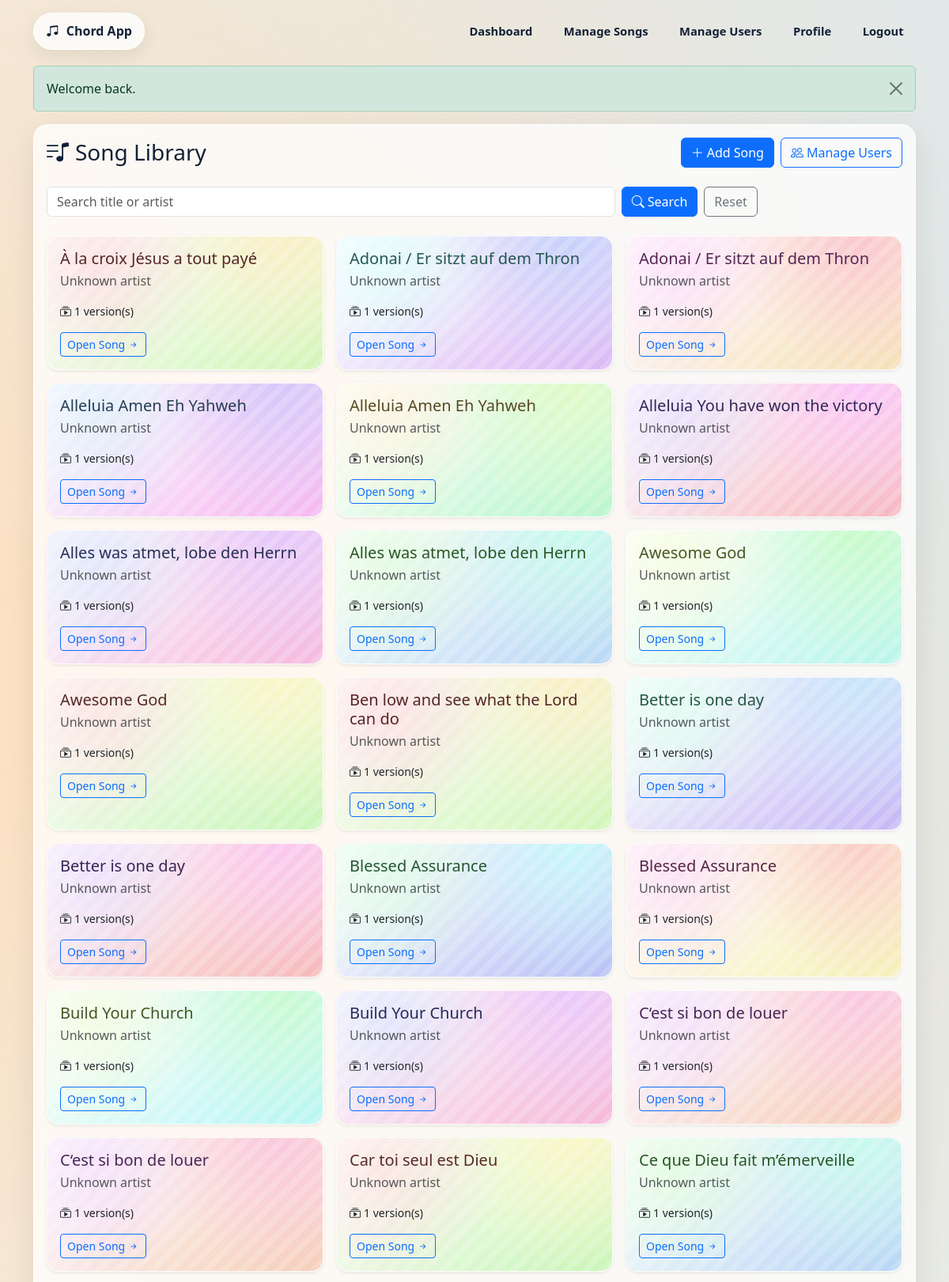
/ (signed in, upper part), run on the app's committed database.
### tables this page shows
CREATE TABLE IF NOT EXISTS songs (
    id INT UNSIGNED AUTO_INCREMENT PRIMARY KEY,
    title VARCHAR(255) NOT NULL,
    artist VARCHAR(255) DEFAULT '',
    audio_url VARCHAR(500) DEFAULT '',
    song_key VARCHAR(50) DEFAULT '',
    tuning VARCHAR(100) DEFAULT 'Standard (E A D G B E)',
    difficulty VARCHAR(50) DEFAULT 'Novice',
    rating_value DECIMAL(3,2) DEFAULT 0,
    rating_votes INT UNSIGNED DEFAULT 0,
    created_at TIMESTAMP DEFAULT CURRENT_TIMESTAMP,
    updated_at TIMESTAMP NULL DEFAULT NULL ON UPDATE CURRENT_TIMESTAMP
);

### includes/helpers.php (called while the page is built, shortened)
<?php
function translations(): array
{
    static $map = null;
    if (is_array($map)) {
        return $map;
    }
    $map = require __DIR__ . '/i18n.php';
    return $map;
}
function is_supported_language(string $lang): bool
{
    return isset(SUPPORTED_LANGUAGES[$lang]);
}
function current_language(): string
{
    $lang = $_SESSION['lang'] ?? APP_DEFAULT_LANGUAGE;
    return is_supported_language((string) $lang) ? (string) $lang : APP_DEFAULT_LANGUAGE;
}
function t(string $key, array $replace = []): string
{
    $map = translations();
    $lang = current_language();
    $line = $map[$lang][$key] ?? $map[APP_DEFAULT_LANGUAGE][$key] ?? $key;
    foreach ($replace as $placeholder => $value) {
        $line = str_replace('{' . $placeholder . '}', (string) $value, $line);
    }
    return $line;
}
function e(?string $value): string
{
    return htmlspecialchars((string) $value, ENT_QUOTES, 'UTF-8');
}
function url(string $path = ''): string
{
    return rtrim(BASE_URL, '/') . '/' . ltrim($path, '/');
}
function song_theme_vars(string $seed): string
{
    $hash = hash('sha256', $seed);
    $base = hexdec(substr($hash, 0, 8));
    $h1 = $base % 360;
    $h2 = ($h1 + 48) % 360;
    $h3 = ($h1 + 96) % 360;
    return '--song-a:hsl(' . $h1 . ' 78% 92%);'
        . '--song-b:hsl(' . $h2 . ' 84% 88%);'
        . '--song-c:hsl(' . $h3 . ' 76% 84%);'
        . '--song-ink:hsl(' . $h1 . ' 40% 24%);';
}

### includes/auth.php (called while the page is built, shortened)
<?php
require_once __DIR__ . '/db.php';
require_once __DIR__ . '/helpers.php';
function admins_has_language_column(): bool
{
    static $hasColumn = null;
    if (is_bool($hasColumn)) {
        return $hasColumn;
    }
    $stmt = db()->query("SHOW COLUMNS FROM admins LIKE 'language'");
    $hasColumn = (bool) $stmt->fetch();
    return $hasColumn;
}
function admins_has_user_id_column(): bool
{
    static $hasColumn = null;
    if (is_bool($hasColumn)) {
        return $hasColumn;
    }
    $stmt = db()->query("SHOW COLUMNS FROM admins LIKE 'user_id'");
    $hasColumn = (bool) $stmt->fetch();
    return $hasColumn;
}
function is_admin_logged_in(): bool
{
    return !empty($_SESSION[ADMIN_SESSION_KEY]);
}
function current_admin(): ?array
{
    $hasLang = admins_has_language_column();
    $hasUserId = admins_has_user_id_column();
    $sql = 'SELECT id, username'
        . ($hasLang ? ', language' : '')
        . ($hasUserId ? ', user_id' : '')
        . ' FROM admins WHERE id = ? LIMIT 1';
    $stmt = db()->prepare($sql);
    $stmt->execute([$_SESSION[ADMIN_SESSION_KEY]]);
    $admin = $stmt->fetch();
    return $admin ?: null;
}

### includes/db.php (called while the page is built, shortened)
<?php
function db(): PDO
{
    static $pdo = null;
    if ($pdo instanceof PDO) {
        return $pdo;
    }
    $dsn = 'mysql:host=' . DB_HOST . ';port=' . DB_PORT . ';dbname=' . DB_NAME . ';charset=utf8mb4';
    $pdo = new PDO($dsn, DB_USER, DB_PASS, [
        PDO::ATTR_ERRMODE => PDO::ERRMODE_EXCEPTION,
        PDO::ATTR_DEFAULT_FETCH_MODE => PDO::FETCH_ASSOC,
    ]);
    return $pdo;
}

### public/index.php (the view, shortened to what this page needs)
<?php
require_once __DIR__ . '/../includes/auth.php';
$search = trim((string) ($_GET['q'] ?? ''));
$sql = 'SELECT s.id, s.title, s.artist, COUNT(v.id) AS version_count
        FROM songs s
        LEFT JOIN chord_versions v ON v.song_id = s.id
        WHERE (? = "" OR s.title LIKE ? OR s.artist LIKE ?)
        GROUP BY s.id
        ORDER BY s.title ASC';
$like = '%' . $search . '%';
$stmt = db()->prepare($sql);
$stmt->execute([$search, $like, $like]);
$songs = $stmt->fetchAll();
require_once __DIR__ . '/../includes/layout_top.php';
?>
<div class="d-flex align-items-center justify-content-between mb-4">
    <h1 class="h3 mb-0"><i class="bi bi-music-note-list me-2"></i><?= e(t('song_library')) ?></h1>
    <?php if ($isAdminLoggedIn): ?>
        <div class="d-flex gap-2">
            <a class="btn btn-primary" href="<?= e(url('admin/song_edit.php')) ?>"><i class="bi bi-plus-lg me-1"></i><?= e(t('add_song')) ?></a>
            <a class="btn btn-outline-primary" href="<?= e(url('admin/users.php')) ?>"><i class="bi bi-people me-1"></i><?= e(t('manage_users')) ?></a>
        </div>
    <?php endif; ?>
</div>
<form method="get" class="row g-2 mb-4">
    <div class="col-md-8">
        <input type="text" class="form-control" name="q" placeholder="<?= e(t('search_title_artist')) ?>" value="<?= e($search) ?>">
    </div>
    <div class="col-md-4 d-grid d-md-flex gap-2">
        <button class="btn btn-primary" type="submit"><i class="bi bi-search me-1"></i><?= e(t('search')) ?></button>
        <a class="btn btn-outline-secondary" href="<?= e(url('public/index.php')) ?>"><?= e(t('reset')) ?></a>
    </div>
</form>
<?php if (!$songs): ?>
    <div class="alert alert-info"><?= e(t('no_songs_yet')) ?></div>
<?php else: ?>
    <div class="row g-3">
        <?php foreach ($songs as $song): ?>
            <div class="col-md-6 col-lg-4">
                <div class="card song-card song-theme h-100 border-0 shadow-sm" style="<?= e(song_theme_vars((string) $song['id'] . '|' . (string) $song['title'])) ?>">
                    <div class="card-body">
                        <h2 class="h5 mb-1"><?= e($song['title']) ?></h2>
                        <p class="text-muted mb-3"><?= e($song['artist'] ?: t('unknown_artist')) ?></p>
                        <p class="small mb-3"><i class="bi bi-collection-play me-1"></i><?= e(t('version_count', ['count' => (string) ((int) $song['version_count'])])) ?></p>
                        <a class="btn btn-sm btn-outline-primary" href="<?= e(url('public/song.php?id=' . (int) $song['id'])) ?>">
                            <?= e(t('open_song')) ?> <i class="bi bi-arrow-right-short"></i>
                        </a>
                    </div>
                </div>
            </div>
        <?php endforeach; ?>
    </div>
<?php endif; ?>
<?php require_once __DIR__ . '/../includes/layout_bottom.php'; ?>

### public/assets/css/app.css (style rules this page uses)
:root { --bg-top: #fff2e0; --bg-bottom: #d9f1ff; --panel: #ffffff; --ink: #122136; --muted: #5f6b7d; --line: #d8e1ec; --accent: #f05d23; --accent-2: #0f80f7; }
body { min-height: 100vh; color: var(--ink); overflow-x: hidden; background: radial-gradient(circle at 15% 15%, #ffe0be 0%, transparent 35%), radial-gradient(circle at 85% 10%, #cae9ff 0%, transparent 38%), linear-gradient(160deg, var(--bg-top), var(--bg-bottom)); }
.song-card { border-radius: 0.95rem; transition: transform 0.15s ease, box-shadow 0.15s ease; }
.song-theme { position: relative; overflow: hidden; border: 1px solid rgba(255, 255, 255, 0.85) !important; background: radial-gradient(circle at 15% 20%, var(--song-a, #f7e9df) 0%, transparent 48%), radial-gradient(circle at 85% 0%, var(--song-b, #dcecff) 0%, transparent 50%), linear-gradient(145deg, #fff, var(--song-c, #f6f8ff)); }
.song-theme::after { content: ""; position: absolute; inset: 0; pointer-events: none; background: linear-gradient(120deg, rgba(255, 255, 255, 0.45), transparent 35%), repeating-linear-gradient(135deg, rgba(255, 255, 255, 0.18) 0 8px, rgba(255, 255, 255, 0) 8px 16px); }
.song-theme .card-body { position: relative; z-index: 1; }
.song-theme h2 { color: var(--song-ink, var(--ink)); }

### data on the page
songs: title "À la croix Jésus a tout payé", artist "Unknown artist", version_count "1 version(s)"
songs: title "Adonai / Er sitzt auf dem Thron", artist "Unknown artist", version_count "1 version(s)"
songs: title "Adonai / Er sitzt auf dem Thron", artist "Unknown artist", version_count "1 version(s)"
songs: title "Alleluia Amen Eh Yahweh", artist "Unknown artist", version_count "1 version(s)"
songs: title "Alleluia Amen Eh Yahweh", artist "Unknown artist", version_count "1 version(s)"
songs: title "Alleluia You have won the victory", artist "Unknown artist", version_count "1 version(s)"
songs: title "Alles was atmet, lobe den Herrn", artist "Unknown artist", version_count "1 version(s)"
songs: title "Alles was atmet, lobe den Herrn", artist "Unknown artist", version_count "1 version(s)"
songs: title "Awesome God", artist "Unknown artist", version_count "1 version(s)"
songs: title "Awesome God", artist "Unknown artist", version_count "1 version(s)"
songs: title "Ben low and see what the Lord can do", artist "Unknown artist", version_count "1 version(s)"
songs: title "Better is one day", artist "Unknown artist", version_count "1 version(s)"
songs: title "Better is one day", artist "Unknown artist", version_count "1 version(s)"
songs: title "Blessed Assurance", artist "Unknown artist", version_count "1 version(s)"
songs: title "Blessed Assurance", artist "Unknown artist", version_count "1 version(s)"
songs: title "Build Your Church", artist "Unknown artist", version_count "1 version(s)"
songs: title "Build Your Church", artist "Unknown artist", version_count "1 version(s)"
songs: title "C‘est si bon de louer", artist "Unknown artist", version_count "1 version(s)"
songs: title "C‘est si bon de louer", artist "Unknown artist", version_count "1 version(s)"
songs: title "Car toi seul est Dieu", artist "Unknown artist", version_count "1 version(s)"
songs: title "Ce que Dieu fait m’émerveille", artist "Unknown artist", version_count "1 version(s)"

### other printed values
APP_NAME "Chord App"
t('dashboard') "Dashboard"
t('manage_songs') "Manage Songs"
t('manage_users') "Manage Users"
t('profile') "Profile"
t('logout') "Logout"
$flash['message'] "Welcome back."
t('song_library') "Song Library"
t('add_song') "Add Song"
t('search') "Search"
t('reset') "Reset"
